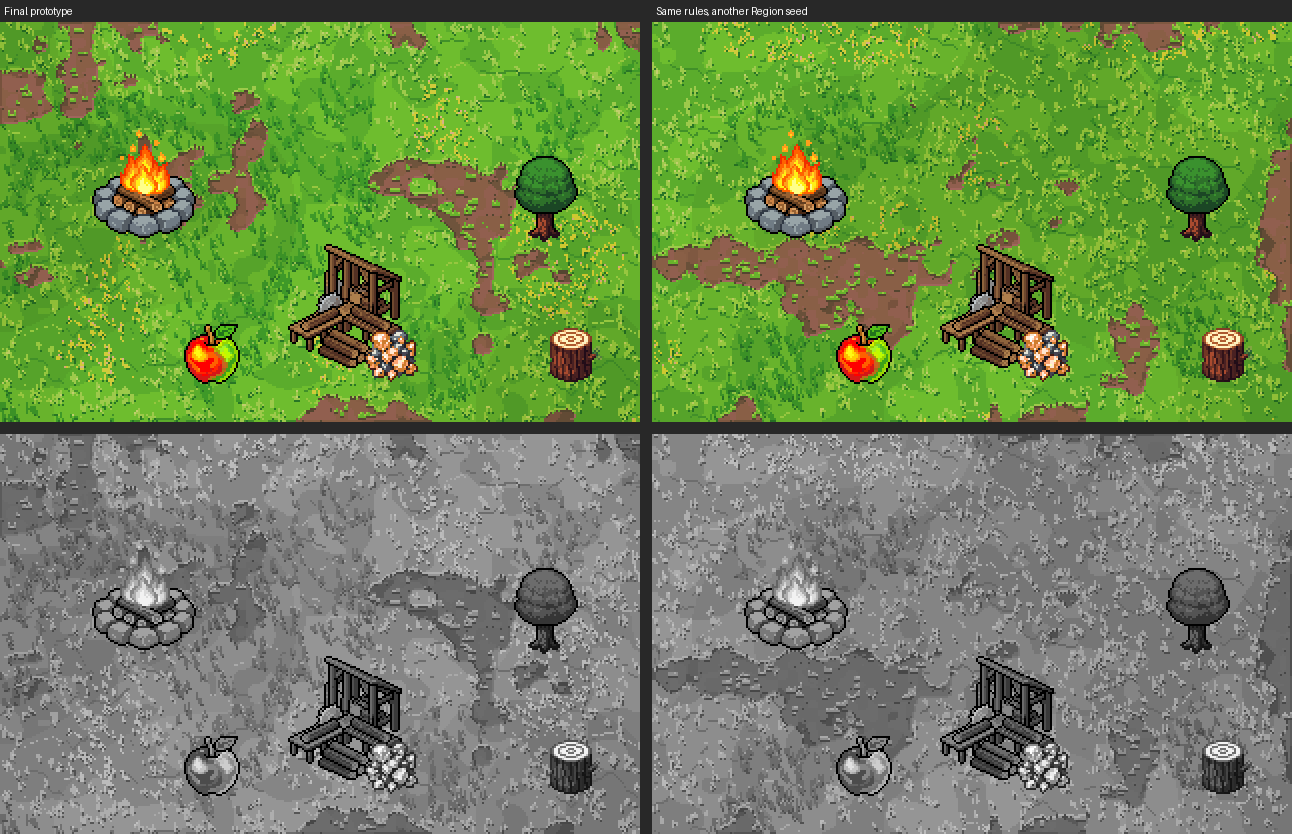

This figure's Python source:
import os, sys, json
sys.path.insert(0, os.path.dirname(os.path.abspath(__file__)))
from gen import *
W, H = 320, 200
LAWN = [0.26, 0.44, 0.60]
base = {"seed": 3, "grass": LAWN, "earth": [0.06, 0.38, 0.32], "clump": 16, "tint_scale": 96, "tint": 0.06,
        "earth_scale": 40, "earth_thr": 0.68, "blades": 0.035 * 0.85, "cluster": 4, "tufts": 0.8, "body": [1, 2], "body_soft": 0.55,
        "encroach": 0.85, "encroach_scale": 9, "encroach_depth": 2.2, "earth_tufts": 0.012, "earth_tuft_max": 6,
        "mounds": 16, "mound_light": 0.5, "dirt_style": "clods_middle", "middle": 0.3, "sunken": True,
        "blade_mask": 0.55, "blade_mask_scale": 40, "blade_mask_floor": 0.6}
tall = dict(base, strokes=[0.30, 0.36, 0.58], blades=0.06 * 0.6, cluster=5, heights=[3, 3, 4], blade_shadow=0.55, stroke_tone=2, mounds=12)
dry = dict(base, strokes=[0.16, 0.50, 0.62], stroke_tone=2, blades=0.03 * 1.8, cluster=3, heights=[1, 2, 2], tips=0.2, mounds=18)
img = mixed(W, H, [tall, base, dry], zone_scale=55)
imgs = [img, mixed(W, H, [dict(tall, seed=7), dict(base, seed=7), dict(dry, seed=7)], zone_scale=55, seed=17)]
board_imgs(imgs, 'final.png', ['Final prototype', 'Same rules, another Region seed'])
Z = img.crop((150, 0, 290, 90)).resize((560, 360), Image.NEAREST); Z2 = img.crop((150, 100, 290, 190)).resize((560, 360), Image.NEAREST)
Q = Image.new('RGB', (1132, 360), (40, 40, 40)); Q.paste(Z.convert('RGB'), (0, 0)); Q.paste(Z2.convert('RGB'), (572, 0)); Q.save(os.path.join(S, 'final_zoom.png'))
json.dump({'lawn': base, 'tall': tall, 'dry': dry, 'zone_scale': 55, 'zone_ragged': 0.35}, open(os.path.join(S, 'final_spec.json'), 'w'), indent=1)
print('ok')
